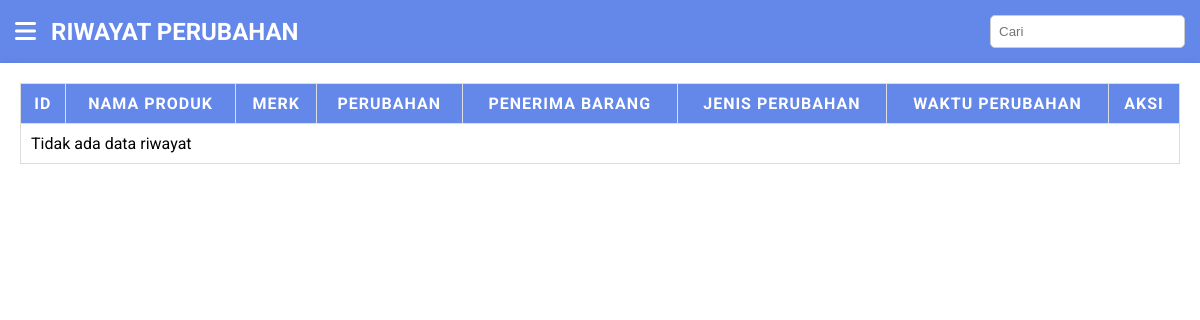
Page /riwayat.php (signed in) on the earlier database version.
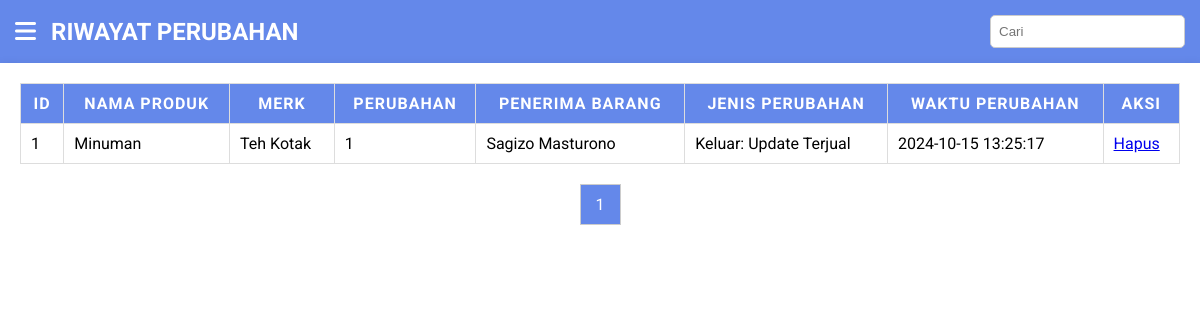
Same page on the later database version.
### tables this page shows
CREATE TABLE `riwayat_perubahan` (
  `id` int(11) NOT NULL AUTO_INCREMENT,
  `id_produk` int(11) NOT NULL,
  `nama_produk` varchar(255) NOT NULL,
  `merk` varchar(255) NOT NULL,
  `perubahan` int(11) NOT NULL,
  `penerima_barang` varchar(255) DEFAULT NULL,
  `jenis_perubahan` varchar(100) NOT NULL,
  `waktu_perubahan` timestamp NOT NULL DEFAULT current_timestamp(),
  PRIMARY KEY (`id`),
  KEY `id_produk` (`id_produk`),
  CONSTRAINT `riwayat_perubahan_ibfk_1` FOREIGN KEY (`id_produk`) REFERENCES `produk` (`id`)
);

### riwayat.php (the view, shortened to what this page needs)
<?php
include 'db.php';
$limit = 5;
$page = isset($_GET['page']) ? (int)$_GET['page'] : 1;
$offset = ($page - 1) * $limit;
$search = "";
$sql_count = "SELECT COUNT(*) as total FROM riwayat_perubahan rp JOIN produk p ON rp.nama_produk = p.nama_produk AND rp.merk = p.merk";
$result_count = mysqli_query($conn, $sql_count);
$row_count = mysqli_fetch_assoc($result_count);
$total_rows = $row_count['total'];
$total_pages = ceil($total_rows / $limit);
$sql = "SELECT rp.id, rp.nama_produk, rp.merk, rp.perubahan, rp.penerima_barang, rp.jenis_perubahan, rp.waktu_perubahan, p.alasan_keluar
        FROM riwayat_perubahan rp
        JOIN produk p ON rp.nama_produk = p.nama_produk AND rp.merk = p.merk";
$sql .= " LIMIT $limit OFFSET $offset";
$result = mysqli_query($conn, $sql);
?>
<!DOCTYPE html>
<html lang="en">
<head>
  <link rel="stylesheet" href="css/riwayat.css">
  <link rel="stylesheet" href="https://cdnjs.cloudflare.com/ajax/libs/font-awesome/6.0.0-beta3/css/all.min.css">
</head>
<body>
  <div class="dashboard-header">
    <div class="hamburger">
      <i class="fas fa-bars" id="hamburger-icon"></i>
    </div>
    <h2>RIWAYAT PERUBAHAN</h2>
    <div class="search-container">
      <form action="" method="GET" autocomplete="off">
        <input type="text" name="search" placeholder="Cari" value="<?= htmlspecialchars($search); ?>">
      </form>
    </div>
  </div>
  <div class="content-wrapper">
    <table>
      <thead>
        <tr>
          <th>ID</th>
          <th>Nama Produk</th>
          <th>Merk</th>
          <th>Perubahan</th>
          <th>Penerima Barang</th>
          <th>Jenis Perubahan</th>
          <th>Waktu Perubahan</th>
          <th>Aksi</th>
        </tr>
      </thead>
      <tbody>
        <?php
  if (mysqli_num_rows($result) > 0) {
    $i = $offset + 1;
    while ($row = mysqli_fetch_assoc($result)) {
        echo "<tr>";
        echo "<td>" . $i . "</td>";
        echo "<td>" . $row["nama_produk"] . "</td>";
        echo "<td>" . $row["merk"] . "</td>";
        echo "<td>" . $row["perubahan"] . "</td>";
        echo "<td>" . $row["penerima_barang"] . "</td>";
        echo "<td>" . $row["jenis_perubahan"] . "</td>";
        echo "<td>" . $row["waktu_perubahan"] . "</td>";
        echo "<td><a href='delete.php?id=" . $row["id"] . "' onclick=\"return confirm('Apakah Anda yakin ingin menghapus data ini?');\">Hapus</a></td>";
        $i++;
        echo "</tr>";
    }
  } else {
      echo "<tr><td colspan='8'>Tidak ada data riwayat</td></tr>";
  }
  ?>
      </tbody>
    </table>
    <div class="pagination">
      <?php for ($i = 1; $i <= $total_pages; $i++): ?>
      <a href="?page=<?= $i ?>&search=<?= htmlspecialchars($search); ?>" class="<?= ($i == $page) ? 'active' : '' ?>">
        <?= $i ?>
      </a>
      <?php endfor; ?>
    </div>
  </div>
</body>
</html>

Differences in the rows shown:
added riwayat_perubahan: nama_produk "Minuman", merk "Teh Kotak", perubahan "1", penerima_barang "Sagizo Masturono", jenis_perubahan "Keluar: Update Terjual", waktu_perubahan "2024-10-15 13:25:17"
Other differences:
new list line: "1"
text no longer shown: "Tidak ada data riwayat"
